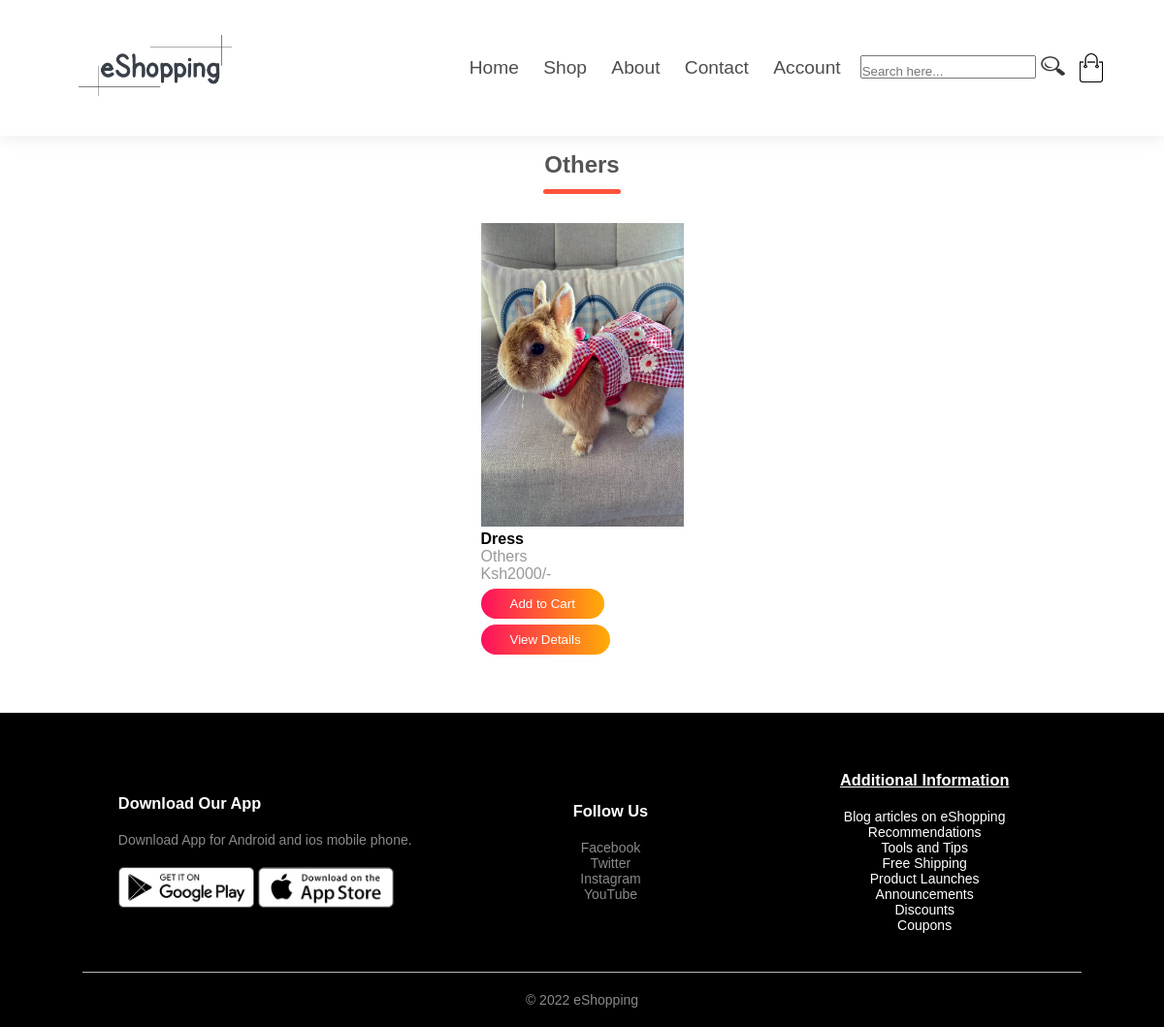
Screenshot of /Account/Others.php with the database file from the repository.
### tables this page shows
CREATE TABLE `tbl_product` (
  `product_id` int(11) NOT NULL,
  `product_name` varchar(25) DEFAULT NULL,
  `product_description` text DEFAULT NULL,
  `product_image` varchar(40) DEFAULT NULL,
  `unit_price` double DEFAULT NULL,
  `available_quantity` int(11) DEFAULT NULL,
  `subcategory_name` text DEFAULT NULL,
  `category_name` text NOT NULL,
  `product_keywords` varchar(50) NOT NULL,
  `created_at` datetime DEFAULT current_timestamp(),
  `updated_at` datetime DEFAULT current_timestamp(),
  `added_by` int(11) DEFAULT NULL,
  `is_deleted` int(11) DEFAULT NULL
);

### Account/Others.php (the view, shortened to what this page needs)
<?php
require("connection.php");
mysqli_query($conn, "DELETE FROM product");
?>
<!DOCTYPE html>
<html lang="en">
<head>
    <link rel="stylesheet" href="Products.css">
</head>
<body>
<div class="header">
    <div class="container">
        <div class="navbar">
            <a href="../Homepage/home.php">
            <div class="logo">
                <img src="../Homepage/Logo.png" width="200px">
            </div>
            </a>
            <nav>
                <ul id="MenuItems">
                    <li><a href="../Homepage/home.php">Home</a></li>
                    <li><a href="../Homepage/Shoppage.php">Shop</a></li>
                    <li><a href="../About/About.php">About</a></li>
                    <li><a href="../Contact%20Us/Contact.php">Contact</a></li>
                    <li><a href="../Account/Account.php">Account</a></li>
                </ul>
        </nav>
        <form action="../Homepage/results.php" class="" method="get">
                    <input type="search" name="user_query" placeholder="Search here..." class="searchbar">
                    <button type="submit" name="search" class="btn2"><img src="../Account/Searchicon.png" class="icon" id="image"></button>
                </form>
            <img onclick="window.location.href='../Account/Cart.php';" src="../eShopping/images/cart.png" width="30px" height="30px">
        </div>
    </div>
</div>
<?php
   $select = mysqli_query($conn, "SELECT * FROM tbl_product WHERE subcategory_name='Others'");
?>
<div class="small-container">
    <h2 class="title">Others</h2>
    <div class="row">
       <?php while($row = mysqli_fetch_assoc($select)){ ?>
        <form action="" method="post">
        <div class="col-4">
        <img class="image" src="uploaded_img/<?php echo $row['product_image']; ?>" height="100" alt="">
            <h4><?php echo $row['product_name']; ?></h4>
            <p><?php echo $row['subcategory_name']; ?></p>
            <p>Ksh<?php echo $row['unit_price']; ?>/-</p>
            <input type="submit" class="btn" value="Add to Cart" name="add_to_cart"><br>
            <input type="submit" class="btn" value="View Details" name="add_to_product">
        </div>
        </form>
        <?php } ?>
    </div>
</div>
<div class="footer">
    <div class="small-container">
        <div class="row">
            <div class="footer-col-1">
                <h3>Download Our App</h3>
                <p>Download App for Android and ios mobile phone.</p>
                <div class="app-logo">
                    <img src="../eShopping/images/play-store.png">
                    <img src="../eShopping/images/app-store.png">
                </div>
            </div>
            <div class="footer-col-4">
                <h3>Follow Us</h3>
                <ul>
                    <li>
                        Facebook
                    </li>
                    <li>
                        Twitter
                    </li>
                    <li>
                        Instagram
                    </li>
                    <li>
                        YouTube
                    </li>
                </ul>
            </div>
            <div class="footer-col-3">
                <h3>Additional Information</h3>
                <ul>
                    <li>
                        <a href="../Content/Blog articles on eShopping.html">Blog articles on eShopping</a>
                    </li>
                    <li>
                        <a href="../Content/Recommendations.html">Recommendations</a>
                    </li>
                    <li>
                        <a href="../Content/Tools%20and%20Tips.html">Tools and Tips</a>
                    </li>
                    <li>
                        <a href="../Offers/Free%20Shipping.html">Free Shipping</a>
                    </li>
                    <li>
                        <a href="../Updates/Product%20Launches.html">Product Launches</a>
                    </li>
                    <li>
                        <a href="../Updates/Announcements.html">Announcements</a>
                    </li>
                    <li>
                        <a href="../Offers/Discounts.html">Discounts</a>
                    </li>
                    <li>
                        <a href="../Offers/Coupons.html">Coupons</a>
                    </li>
                </ul>
            </div>
        </div>
        <hr>
        <p class="copyright">&#169; 2022 eShopping</p>
    </div>
</div>
</body>
</html>

### Account/Products.css (style rules this page uses)
* { margin: 0; padding: 0; box-sizing: border-box; }
body { font-family: 'Quicksand', sans-serif; }
.header { box-shadow: 0 0 20px 0px rgba(0, 0, 0, 0.1); }
.navbar { font-size: 120%; width: 90%; margin: auto; padding: 14.8px 0; display: flex; align-items: center; justify-content: space-between; }
nav { flex: 1; text-align: right; }
nav ul { display: inline-block; list-style-type: none; }
nav ul li { display: inline-block; margin-right: 20px; position: relative; }
nav ul li a { width:180px; height:60px; text-decoration: none; color: rgb(78, 76, 76); }
.navbar ul li::after { content: ''; height: 3px; width: 0; background: #6a6969; position: absolute; left: 0; bottom: -10px; transition: 0.5s; }
.title { text-align: center; margin: 0 auto 80px; position: relative; line-height: 60px; color: #555; margin-bottom: 2%; }
.title::after { content: ''; background: #ff523b; width: 80px; height: 5px; border-radius: 5px; position: absolute; bottom: 0; left: 50%; transform: translateX(-50%); }
.btn { display: inline-block; background: linear-gradient(to right,#ff105f,#ffad06); color: #fff; padding: 8px 30px; margin: 30px 0; border-radius: 30px; transition: background 0.5s; margin-bottom: 0px; margin-top: 6px; border:none; }
.icon { height: 20px; width: 25px; margin-left:0px; margin-right: 12px; }
.btn2 { background-color: #fff; border: none; text-decoration: none; }
.searchbar { width:auto; height: 24px; padding-top: 10px; padding-bottom: 2px; }
.small-container { max-width: 1080px; margin: auto; padding-left: 25px; padding-right: 25px; }
.row { display: flex; align-items: center; flex-wrap: wrap; justify-content: space-around; }
.col-4 p { color: rgba(110, 108, 108, 0.7); }
.col-4 { flex-basis: 25%; padding: 10px; min-width: 200px; margin-bottom: 50px; transition: transform 0.5s; }
.col-4 img { width: 100%; height:100%; }
img { max-width: 100%; height: auto; }
.image { width:209px !important; height: 313px !important; }
.footer { background: #000; color: #8a8a8a; font-size: 14px; padding: 60px 0 20px; }
.footer p { color: #8a8a8a; }
.footer h3 { color: #fff; margin-bottom: 20px; }
.footer-col-1, .footer-col-2, .footer-col-3, .footer-col-4 { min-width: 250px; margin-bottom: 20px; }
.footer-col-1 { flex-basis: 30%; }
.footer-col-3, .footer-col-4 { flex-basis: 12%; text-align: center; }
.footer-col-3 h3 { text-decoration: underline; }
ul { list-style-type: none; }
.app-logo { margin-top: 20px; }
.app-logo img { width: 140px; }
.footer hr { border: none; background: #b5b5b5; height: 1px; margin: 20px 0; }
a { text-decoration: none; color: rgb(255, 255, 255); }
.copyright { text-align: center; }

### rows the page displays
tbl_product: product_image (picture), product_name "Dress", subcategory_name "Others", unit_price "2000"
